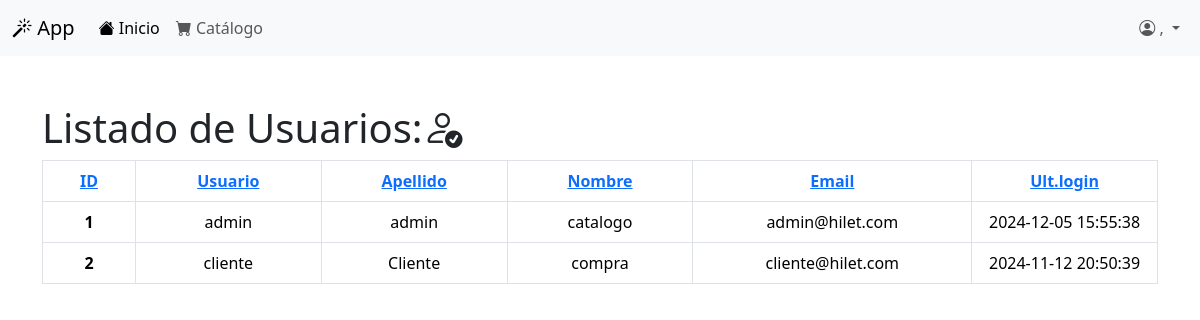
/index.php/usuarios/listar, run on an earlier commit of the app's database.
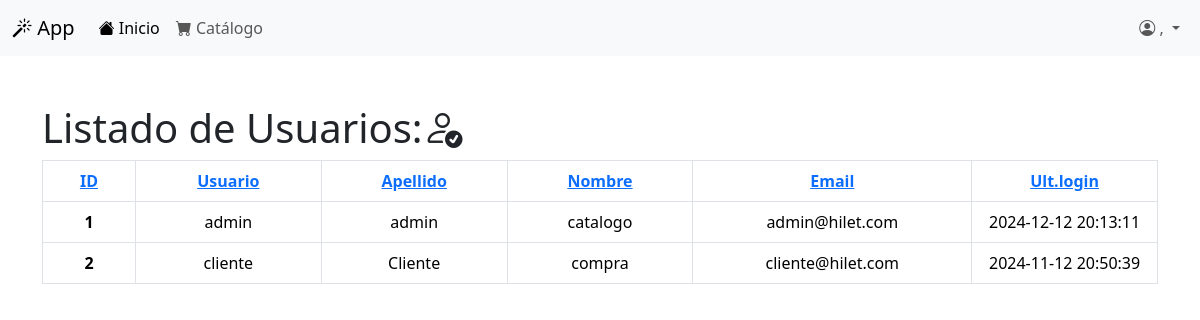
And on a later commit of the database.
### tables this page shows
CREATE TABLE `usuarios` (
  `usuario_id` int(11) NOT NULL,
  `email` text NOT NULL,
  `apellido` text NOT NULL,
  `nombre` text NOT NULL,
  `usuario` text NOT NULL,
  `password` text NOT NULL,
  `creado` datetime NOT NULL DEFAULT current_timestamp(),
  `estado` tinyint(4) NOT NULL DEFAULT -1,
  `rol_id` tinyint(4) NOT NULL DEFAULT 2,
  `ult_login` datetime DEFAULT NULL,
  `apikey` text NOT NULL
);

### application/controllers/Usuarios.php (called while the page is built, shortened)
<?php
class Usuarios extends CI_Controller {
    public function __construct() {
		$this->load->model("usuario_model");
	}
    public function listar(){
		$datos=array();
		$datos["usuarios"]=$this->usuario_model->listar();
		$this->load->view("usuarios/usuarios",$datos);
	}
}

### index.php (called while the page is built, shortened)
<?php
require_once BASEPATH.'core/CodeIgniter.php';

### application/models/Usuario_model.php (called while the page is built, shortened)
<?php
class Usuario_model extends CI_Model {
    var $campo_orden="usuarios.nombre";
    var $campo_sentido="ASC";
    public function listar(){
        $this->db->select("*");
        $this->db->set("usuario_id");
        $this->db->order_by($this->campo_orden,$this->campo_sentido);
        $query = $this->db->get('usuarios');
        return $query->result_array();
    }
}

### application/views/usuarios/usuarios.php (the view, shortened to what this page needs)
<!doctype html>
<html lang="es">
  <head>
    <link href="https://cdn.jsdelivr.net/npm/bootstrap@5.3.3/dist/css/bootstrap.min.css" rel="stylesheet">
    <link rel="stylesheet" href="https://cdn.jsdelivr.net/npm/bootstrap-icons@1.11.3/font/bootstrap-icons.min.css">
  </head>
  <body>
    <?php $this->load->view("menu"); ?>
    <div class="container mt-5">
        <div class="row">
            <div class="col">
                <h1>Listado de Usuarios:<i class="bi bi-person-check"></i></h1>
                    <table class="table table-bordered">
                        <thead>
                          <tr>
                            <th scope="col" class="text-center">
                            <a href="<?php echo site_url("usuarios/listar/orden/usuario_id"); ?>">ID</a>
                            </th>
                            <th scope="col" class="text-center">
                            <a href="<?php echo site_url("usuarios/listar/orden/usuario"); ?>">Usuario</a>
                            </th>
                            <th scope="col" class="text-center">
                            <a href="<?php echo site_url("usuarios/listar/orden/apellido"); ?>">Apellido</a>
                            </th>
                            <th scope="col" class="text-center">
                            <a href="<?php echo site_url("usuarios/listar/orden/nombre"); ?>">Nombre</a>
                            </th>
                            <th scope="col" class="text-center">
                            <a href="<?php echo site_url("usuarios/listar/orden/email"); ?>">Email</a>
                            </th>
                            <th scope="col" class="text-center">
                            <a href="<?php echo site_url("usuarios/listar/orden/ult_login"); ?>">Ult.login</a>
                            </th>
                          </tr>
                        </thead>
                    <?php foreach($usuarios as $c){ ?>
                        <tbody>
                          <tr>
                            <th scope="row" class="col-md-1 text-center"><?php echo $c["usuario_id"]; ?></th>
                            <td class="col-md-2 text-center"><?php echo $c["usuario"]; ?></td>
                            <td class="col-md-2 text-center"><?php echo $c["apellido"]; ?></td>
                            <td class="col-md-2 text-center"><?php echo $c["nombre"]; ?></td>
                            <td class="col-md-3 text-center"><?php echo $c["email"]; ?></td>
                            <td class="col-md-3 text-center"><?php echo $c["ult_login"]; ?></td>
                          </tr>
                        </tbody>
                        <?php } ?>
                      </table>
            </div>
        </div>
    </div>
  </body>
</html>

### application/views/menu.php (shortened to what this page needs)
<nav class="navbar navbar-expand-lg bg-body-tertiary">
  <div class="container-fluid">
    <a class="navbar-brand" href="#"><i class="bi bi-magic"></i> App</a>
    <div class="collapse navbar-collapse" id="navbarSupportedContent">
      <ul class="navbar-nav me-auto mb-2 mb-lg-0">
        <li class="nav-item">
          <a class="nav-link active" href="<?php echo site_url("Principal/index"); ?>"><i class="bi bi-house-fill"></i> Inicio</a>
        </li>
        <li class="nav-item">
          <a class="nav-link" href="<?php echo site_url("catalogo"); ?>" target="_blank"><i class="bi bi-cart-fill"></i> Catálogo</a>
        </li>
      </ul>
      <ul class="navbar-nav ms-auto">
      <li class="nav-item dropdown">
          <a class="nav-link dropdown-toggle" href="#" role="button" data-bs-toggle="dropdown" aria-expanded="false">
          <i class="bi bi-person-circle"></i> <?php echo $this->session->userdata("apellido").", ".$this->session->userdata("nombre"); ?>
          </a>
        </li>
      </ul>
    </div>
  </div>
</nav>

What changed in the data, as far as the page shows it:
changed usuarios "admin": ult_login "2024-12-05 15:55:38" → "2024-12-12 20:13:11"
